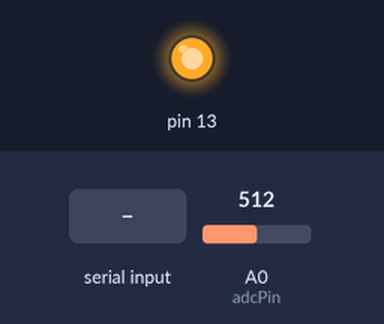
The program below on a simulated Teensy 4. Parts: output pins drawn as LEDs (lit = HIGH). Dashed ring = blinking. The inputs (shaded band) are chosen by the test bench; at power-on: A0 (adcPin) = 512 (analog values on the 0–1023 scale). What the program prints to the serial monitor is not drawn.

Above: at 0.1 s.
At 1.7 s:
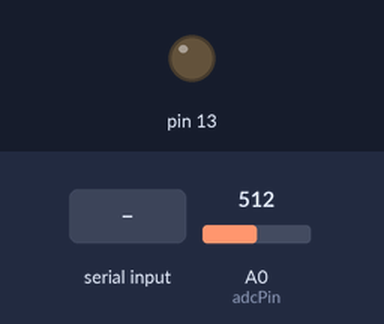
1.8 s: "snap\n" received over Serial
At 5.8 s:
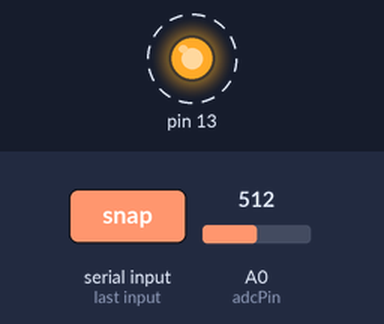
Timing chart, 0 to 9.3 s (numbered marks = the images above; inputs shaded):
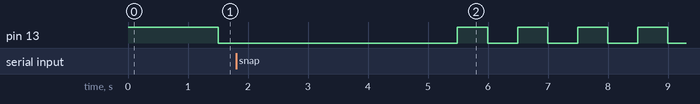

The program:

main.cpp
```cpp
/**
 * @file main.cpp
 * @brief Entry point for SEEs payload firmware.
 *
 * Uses SEEs_ADC class for ADC-based detection with command control.
 * For original prototype code, see SEEs_Prototype_Code.cpp (reference).
 *
 * When FPGA hardware is ready, restore the FPGA-based implementation from
 * the DEPRECATED/ folder.
 */

#include "SEEs_ADC.hpp"

// Global SEEs driver instance
SEEs_ADC sees;

void setup() {
    sees.begin();
}

void loop() {
    sees.update();
}
```

SEEs_ADC.cpp
```cpp
/**
 * @file SEEs_ADC.cpp
 * @brief Implementation of SEEs ADC-based detector driver
 *
 * Body cam mode - always recording to RAM buffer.
 * No SD card required.
 */

#include "SEEs_ADC.hpp"

SEEs_ADC::SEEs_ADC(uint8_t adcPin, uint8_t ledPin)
    : _adcPin(adcPin), _ledPin(ledPin),
      _armed(true), _ledState(false),
      _t0_us(0), _next_sample_us(0), _lastBlink(0), _last_hit_us(0),
      _totalHits(0), _countsPerVolt(0) {}

void SEEs_ADC::begin() {
    pinMode(_ledPin, OUTPUT);
    digitalWrite(_ledPin, HIGH);  // Solid ON during init

    Serial.begin(115200);
    delay(500);

    Serial.println("[SEEs] ====================================");
    Serial.println("[SEEs] SEEs Particle Detector - Starting");
    Serial.println("[SEEs] ====================================");

    // Initialize RAM-based sample buffer
    Serial.println("[SEEs] Initializing sample buffer...");
    if (!_sampleBuffer.begin()) {
        Serial.println("[SEEs] ERROR: Failed to allocate buffer!");
        Serial.println("[SEEs] System cannot continue - halting");
        while (1) {
            digitalWrite(_ledPin, millis() % 200 < 100);  // Fast blink = error
            delay(10);
        }
    }

    Serial.println("[SEEs] Body cam mode: ALWAYS streaming");
    Serial.println("[SEEs] Commands: snap");
    Serial.println("[SEEs] Data format: time_ms,voltage_V,hit,total_hits");

    // Configure ADC
    analogReadResolution(ADC_BITS);
    analogReadAveraging(ADC_AVG_HW);
    (void)analogRead(_adcPin);  // Warm-up read

    // Initialize timing
    _next_sample_us = micros();
    _lastBlink = millis();
    _t0_us = micros();

    _countsPerVolt = ADC_VREF / ((1UL << ADC_BITS) - 1UL);

    Serial.println("[SEEs] ====================================");
    Serial.println("[SEEs] Ready - buffer recording started");
    Serial.println("[SEEs] ====================================");
}

void SEEs_ADC::update() {
    // Check for serial commands
    if (Serial.available()) {
        String cmd = Serial.readStringUntil('\n');
        processCommand(cmd);
    }

    // Update LED state
    updateLED();

    // ALWAYS sample into buffer (body cam mode)
    sampleAndStream();
}

void SEEs_ADC::processCommand(const String& cmd) {
    String cmdLower = cmd;
    cmdLower.trim();
    cmdLower.toLowerCase();

    if (cmdLower == "snap") {
        Serial.println("[SEEs] SNAP command received");
        Serial.println("[SEEs] Waiting 2.5s for post-trigger data...");

        // Continue sampling for exactly 2.5s post-trigger
        uint32_t endTime = millis() + 2500;
        while (millis() < endTime) {
            sampleAndStream();
        }

        // Output all buffered samples
        _sampleBuffer.outputSnap();
        Serial.println("[SEEs] Snap complete");
    }
    else if (cmdLower.length() > 0) {
        Serial.print("[SEEs] Unknown command: ");
        Serial.println(cmd);
    }
}

void SEEs_ADC::updateLED() {
    // Always blink - body cam mode is always active
    uint32_t now = millis();
    if (now - _lastBlink >= BLINK_MS) {
        _ledState = !_ledState;
        digitalWrite(_ledPin, _ledState);
        _lastBlink = now;
    }
}

void SEEs_ADC::sampleAndStream() {
    // Timing check
    uint32_t now_us = micros();
    if ((int32_t)(now_us - _next_sample_us) < 0) return;
    _next_sample_us += SAMPLE_US;

    // Read ADC
    uint16_t raw = analogRead(_adcPin);
    float v = raw * _countsPerVolt;

    // Windowed detection with hysteresis + refractory
    uint8_t hit = 0;
    if (_armed) {
        if (v >= LOWER_ENTER_V && v <= UPPER_LIMIT_V &&
            (now_us - _last_hit_us) >= REFRACT_US) {
            hit = 1;
            ++_totalHits;
            _last_hit_us = now_us;
            _armed = false;  // Disarm until voltage drops
        }
    } else {
        if (v < LOWER_EXIT_V) {
            _armed = true;  // Re-arm
        }
    }

    // Record to RAM buffer (compact format)
    _sampleBuffer.record(raw, hit);

    // Stream to Serial (body cam mode)
    float t_ms = (now_us - _t0_us) / 1000.0f;
    Serial.print(t_ms, 3); Serial.print(',');
    Serial.print(v, 4);    Serial.print(',');
    Serial.print(hit);     Serial.print(',');
    Serial.println(_totalHits);
}
```

SEEs_ADC.hpp
```cpp
/**
 * @file SEEs_ADC.hpp
 * @brief SEEs ADC-based detector driver with command control
 *
 * Provides snap command interface for SiPM data collection.
 * Body cam mode - always recording to RAM buffer.
 */

#ifndef SEES_ADC_HPP
#define SEES_ADC_HPP

#include <Arduino.h>
#include "SampleBuffer.hpp"

class SEEs_ADC {
public:
    /**
     * @brief Construct SEEs ADC driver
     * @param adcPin ADC pin for SiPM input (default A0)
     * @param ledPin LED pin for status (default 13)
     */
    SEEs_ADC(uint8_t adcPin = A0, uint8_t ledPin = 13);

    /**
     * @brief Initialize hardware and serial communication
     */
    void begin();

    /**
     * @brief Main update loop - call repeatedly from loop()
     */
    void update();

    /**
     * @brief Process a command from serial input
     * @param cmd Command string ("snap")
     */
    void processCommand(const String& cmd);

private:
    // Pin configuration
    uint8_t _adcPin;
    uint8_t _ledPin;

    // Configuration constants
    static constexpr uint32_t SAMPLE_US = 100;       // 10 kS/s
    static constexpr uint32_t BLINK_MS = 500;
    static constexpr int ADC_BITS = 12;
    static constexpr int ADC_AVG_HW = 1;
    static constexpr float ADC_VREF = 3.3f;

    // Detection window (volts)
    static constexpr float LOWER_ENTER_V = 0.30f;
    static constexpr float LOWER_EXIT_V = 0.300f;
    static constexpr float UPPER_LIMIT_V = 0.800f;
    static constexpr uint32_t REFRACT_US = 300;

    // State variables
    bool _armed;
    bool _ledState;

    uint32_t _t0_us;
    uint32_t _next_sample_us;
    uint32_t _lastBlink;
    uint32_t _last_hit_us;
    uint32_t _totalHits;

    float _countsPerVolt;

    // RAM-based sample buffer (no SD required)
    SampleBuffer _sampleBuffer;

    // Private methods
    void updateLED();
    void sampleAndStream();
};

#endif // SEES_ADC_HPP
```

SEEs_Interface.cpp
```cpp
#include "SEEs_Interface.hpp"
#include <cstring>

// -------------------------
// CRC16 CCITT (X.25 variant)
// -------------------------
uint16_t crc16_ccitt(const uint8_t *data, size_t len) {
    uint16_t crc = 0xFFFF;
    for (size_t i = 0; i < len; i++) {
        crc ^= (uint16_t)data[i] << 8;
        for (int j = 0; j < 8; j++) {
            if (crc & 0x8000)
                crc = (crc << 1) ^ 0x1021;
            else
                crc <<= 1;
        }
    }
    return crc;
}

// -------------------------
// Internal ring buffer
// -------------------------
static constexpr size_t RBUF_SIZE = 512;
static uint8_t ringbuf[RBUF_SIZE];
static size_t head = 0;
static size_t tail = 0;

static inline bool rbuf_empty() { return head == tail; }
static inline bool rbuf_full()  { return ((head + 1) % RBUF_SIZE) == tail; }

static void rbuf_push(uint8_t b) {
    if (!rbuf_full()) {
        ringbuf[head] = b;
        head = (head + 1) % RBUF_SIZE;
    }
}

static bool rbuf_pop(uint8_t &b) {
    if (rbuf_empty()) return false;
    b = ringbuf[tail];
    tail = (tail + 1) % RBUF_SIZE;
    return true;
}

// -------------------------
// SEEs Interface state
// -------------------------
static SEEsRawPacket pkt_accum;
static size_t pkt_index = 0;
static bool packet_ready = false;

void sees_ingest(uint8_t byte) {
    rbuf_push(byte);
}

bool sees_poll() {
    // Try to assemble a packet from buffer
    while (!rbuf_empty() && !packet_ready) {
        uint8_t b;
        rbuf_pop(b);

        reinterpret_cast<uint8_t*>(&pkt_accum)[pkt_index++] = b;

        if (pkt_index >= sizeof(SEEsRawPacket)) {
            // Full packet received
            uint16_t crc_calc = crc16_ccitt(reinterpret_cast<uint8_t*>(&pkt_accum),
                                            sizeof(SEEsRawPacket) - 2);

            if (crc_calc == pkt_accum.crc) {
                packet_ready = true;
            }
            pkt_index = 0;  // reset regardless
        }
    }
    return packet_ready;
}

bool sees_next_frame(TelemetryFrame &out) {
    if (!packet_ready) return false;

    static uint16_t seq_counter = 0;

    // Build telemetry frame
    out.header.source_id = 1;
    out.header.mode_flags = 0;
    out.header.timestamp = pkt_accum.timestamp;
    out.header.seq = seq_counter++;
    memset(out.header.reserved, 0, sizeof(out.header.reserved));

    memcpy(out.payload, &pkt_accum, sizeof(SEEsRawPacket));

    out.crc = crc16_ccitt(reinterpret_cast<uint8_t*>(&out),
                          sizeof(TelemetryHeader) + sizeof(SEEsRawPacket));

    packet_ready = false;
    return true;
}
```

SEEs_Interface.hpp
```cpp
#pragma once
#include <cstddef>
#include <cstdint>

// Raw packet structure coming from FPGA
struct SEEsRawPacket {
    uint32_t timestamp;
    uint16_t bin_counts[4];
    uint16_t coincidence;
    uint16_t flags;
    uint16_t crc;
} __attribute__((packed));

// Telemetry header for framing (expand later if needed)
struct TelemetryHeader {
    uint8_t  source_id;
    uint8_t  mode_flags;
    uint64_t timestamp;
    uint16_t seq;
    uint8_t  reserved[5];
} __attribute__((packed));

// Full telemetry frame
struct TelemetryFrame {
    TelemetryHeader header;
    uint8_t payload[1000];  // contains SEEsRawPacket (for now)
    uint16_t crc;
} __attribute__((packed));

// ---- API ----
uint16_t crc16_ccitt(const uint8_t *data, size_t len);

void sees_ingest(uint8_t byte);
bool sees_poll();
bool sees_next_frame(TelemetryFrame &out);
```

SampleBuffer.hpp
```cpp
/**
 * @file SampleBuffer.hpp
 * @brief RAM-based circular sample buffer for SEEs
 *
 * Stores ALL samples in Teensy 4.1's internal RAM using compact format.
 * No SD card required.
 *
 * Memory: 5 bytes/sample × 100,000 samples = 500 KB
 * Duration: 10 seconds at 10 kS/s
 */

#ifndef SAMPLE_BUFFER_HPP
#define SAMPLE_BUFFER_HPP

#include <Arduino.h>

/**
 * @brief Compact sample record - 5 bytes per sample
 *
 * Stores raw ADC value instead of float voltage.
 * Time is reconstructed from sample index and start time.
 */
struct __attribute__((packed)) CompactSample {
    uint16_t adc_raw;     // 2 bytes - raw 12-bit ADC value (0-4095)
    uint16_t time_delta;  // 2 bytes - microseconds since last sample (0-65535)
    uint8_t hit;          // 1 byte  - hit flag (0 or 1)
};  // Total: 5 bytes, no padding due to __attribute__((packed))

class SampleBuffer {
public:
    static constexpr size_t BUFFER_SECONDS = 10;      // 10 second rolling buffer
    static constexpr size_t SAMPLES_PER_SEC = 10000;  // 10 kS/s
    static constexpr size_t TOTAL_SAMPLES = BUFFER_SECONDS * SAMPLES_PER_SEC;  // 100,000 samples
    static constexpr size_t BUFFER_SIZE_BYTES = TOTAL_SAMPLES * sizeof(CompactSample);  // 500 KB

    SampleBuffer() : _buffer(nullptr), _head(0), _size(0), _lastTimeUs(0), _totalHits(0) {}

    ~SampleBuffer() {
        if (_buffer) {
            delete[] _buffer;
            _buffer = nullptr;
        }
    }

    /**
     * @brief Initialize buffer - allocates RAM
     * @return true if allocation succeeded
     */
    bool begin() {
        _buffer = new (std::nothrow) CompactSample[TOTAL_SAMPLES];

        if (!_buffer) {
            Serial.println("[SampleBuffer] ERROR: Failed to allocate RAM");
            Serial.print("[SampleBuffer]   Requested: ");
            Serial.print(BUFFER_SIZE_BYTES / 1024);
            Serial.println(" KB");
            return false;
        }

        _head = 0;
        _size = 0;
        _lastTimeUs = micros();
        _totalHits = 0;

        Serial.println("[SampleBuffer] Initialized (RAM mode)");
        Serial.print("[SampleBuffer]   Capacity: ");
        Serial.print(TOTAL_SAMPLES);
        Serial.print(" samples (");
        Serial.print(BUFFER_SECONDS);
        Serial.println(" seconds)");
        Serial.print("[SampleBuffer]   Memory: ");
        Serial.print(BUFFER_SIZE_BYTES / 1024);
        Serial.println(" KB");

        return true;
    }

    /**
     * @brief Record a sample
     * @param adc_raw Raw ADC value (0-4095)
     * @param hit Whether this sample is a hit (0 or 1)
     */
    void record(uint16_t adc_raw, uint8_t hit) {
        if (!_buffer) return;

        uint32_t nowUs = micros();
        uint32_t delta = nowUs - _lastTimeUs;
        _lastTimeUs = nowUs;

        // Clamp delta to uint16_t max (65535 µs = 65.5 ms)
        if (delta > 65535) delta = 65535;

        _buffer[_head].adc_raw = adc_raw;
        _buffer[_head].time_delta = (uint16_t)delta;
        _buffer[_head].hit = hit;

        if (hit) _totalHits++;

        _head = (_head + 1) % TOTAL_SAMPLES;
        if (_size < TOTAL_SAMPLES) _size++;
    }

    /**
     * @brief Output snap data to Serial
     *
     * Outputs all buffered samples as CSV, reconstructing timestamps.
     */
    void outputSnap() {
        if (!_buffer || _size == 0) {
            Serial.println("[SampleBuffer] No data available");
            return;
        }

        Serial.println("[SNAP_START]");
        Serial.println("time_ms,voltage_V,hit,total_hits");

        // Find start position (oldest sample)
        size_t start = (_size < TOTAL_SAMPLES) ? 0 : _head;

        // Reconstruct timestamps from deltas
        float time_ms = 0.0f;
        uint32_t runningHits = 0;

        for (size_t i = 0; i < _size; i++) {
            size_t idx = (start + i) % TOTAL_SAMPLES;
            CompactSample& s = _buffer[idx];

            // Accumulate time from deltas
            if (i > 0) {
                time_ms += s.time_delta / 1000.0f;
            }

            // Convert ADC to voltage (3.3V reference, 12-bit ADC)
            float voltage_V = (s.adc_raw / 4095.0f) * 3.3f;

            if (s.hit) runningHits++;

            // Output CSV line
            Serial.print(time_ms, 3);
            Serial.print(',');
            Serial.print(voltage_V, 4);
            Serial.print(',');
            Serial.print(s.hit);
            Serial.print(',');
            Serial.println(runningHits);
        }

        Serial.println("[SNAP_END]");

        Serial.print("[SampleBuffer] Output ");
        Serial.print(_size);
        Serial.println(" samples");
    }

    /**
     * @brief Get current sample count
     */
    size_t size() const { return _size; }

    /**
     * @brief Get total hits recorded
     */
    uint32_t totalHits() const { return _totalHits; }

    /**
     * @brief Clear the buffer
     */
    void clear() {
        _head = 0;
        _size = 0;
        _totalHits = 0;
        _lastTimeUs = micros();
    }

private:
    CompactSample* _buffer;
    size_t _head;
    size_t _size;
    uint32_t _lastTimeUs;
    uint32_t _totalHits;
};

#endif // SAMPLE_BUFFER_HPP
```
